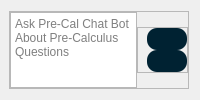
                     <widget class="QWidget" name="widget_6" native="true">
                      <property name="styleSheet">
                       <string notr="true">#widget_6{
	background-color: rgb(0, 52, 76);
	border-radius: 10px;
}</string>
                      </property>
                      <layout class="QVBoxLayout" name="verticalLayout_46">
                       <property name="leftMargin">
                        <number>9</number>
                       </property>
                       <item>
                        <widget class="QFrame" name="frame_33">
                         <property name="frameShape">
                          <enum>QFrame::StyledPanel</enum>
                         </property>
                         <property name="frameShadow">
                          <enum>QFrame::Raised</enum>
                         </property>
                         <layout class="QHBoxLayout" name="horizontalLayout_8">
                          <property name="spacing">
                           <number>0</number>
                          </property>
                          <property name="leftMargin">
                           <number>0</number>
                          </property>
                          <property name="topMargin">
                           <number>0</number>
                          </property>
                          <property name="rightMargin">
                           <number>0</number>
                          </property>
                          <property name="bottomMargin">
                           <number>0</number>
                          </property>
                          <item>
                           <widget class="QFrame" name="frame_9">
                            <property name="styleSheet">
                             <string notr="true">#frame_9{
	background-color: rgb(255, 255, 255);
	border-radius:10px;
}</string>
                            </property>
                            <property name="frameShape">
                             <enum>QFrame::StyledPanel</enum>
                            </property>
                            <property name="frameShadow">
                             <enum>QFrame::Raised</enum>
                            </property>
                            <layout class="QVBoxLayout" name="verticalLayout_44">
                             <property name="spacing">
                              <number>0</number>
                             </property>
                             <property name="leftMargin">
                              <number>0</number>
                             </property>
                             <property name="topMargin">
                              <number>0</number>
                             </property>
                             <property name="rightMargin">
                              <number>0</number>
                             </property>
                             <property name="bottomMargin">
                              <number>0</number>
                             </property>
                             <item>
                              <widget class="QTextEdit" name="chatSends_TextEdit">
                               <property name="styleSheet">
                                <string notr="true">color: rgb(0, 0, 0)</string>
                               </property>
                               <property name="sizeAdjustPolicy">
                                <enum>QAbstractScrollArea::AdjustToContentsOnFirstShow</enum>
                               </property>
                               <property name="placeholderText">
                                <string>Ask Pre-Cal Chat Bot About Pre-Calculus Questions</string>
                               </property>
                              </widget>
                             </item>
                            </layout>
                           </widget>
                          </item>
                          <item alignment="Qt::AlignVCenter">
                           <widget class="QFrame" name="frame_10">
                            <property name="frameShape">
                             <enum>QFrame::StyledPanel</enum>
                            </property>
                            <property name="frameShadow">
                             <enum>QFrame::Raised</enum>
                            </property>
                            <layout class="QVBoxLayout" name="verticalLayout_42">
                             <property name="spacing">
                              <number>0</number>
                             </property>
                             <property name="leftMargin">
                              <number>9</number>
                             </property>
                             <property name="topMargin">
                              <number>0</number>
                             </property>
                             <property name="rightMargin">
                              <number>0</number>
                             </property>
                             <property name="bottomMargin">
                              <number>0</number>
                             </property>
                             <item>
                              <widget class="QPushButton" name="checkEquation_Button">
                               <property name="toolTip">
                                <string>Display Equation</string>
                               </property>
                               <property name="styleSheet">
                                <string notr="true">#checkEquation_Button{
	background-color: rgb(0, 34, 50);	
	border-radius: 10px;
	padding: 4 4 4 4;
}
#checkEquation_Button:hover{
	background-color: rgb(145, 173, 179);
	border-radius: 20px
}
#checkEquation_Button:pressed{
	background-color: rgb(78, 93, 100);
}


</string>
                               </property>
                               <property name="text">
                                <string/>
                               </property>
                               <property name="icon">
                                <iconset resource="res.qrc">
                                 <normaloff>:/icons/icons/check-square.svg</normaloff>:/icons/icons/check-square.svg</iconset>
                               </property>
                               <property name="iconSize">
                                <size>
                                 <width>20</width>
                                 <height>20</height>
                                </size>
                               </property>
                              </widget>
                             </item>
                             <item>
                              <widget class="QPushButton" name="sendChat_Button">
                               <property name="toolTip">
                                <string>Send </string>
                               </property>
                               <property name="styleSheet">
                                <string notr="true">#sendChat_Button{
	background-color: rgb(0, 34, 50);	
	border-radius: 10px;
	padding: 4 4 4 4;
}
#sendChat_Button:hover{
	background-color: rgb(145, 173, 179);
	border-radius: 20px
}
#sendChat_Button:pressed{
	background-color: rgb(78, 93, 100);
}


</string>
                               </property>
                               <property name="text">
                                <string/>
                               </property>
                               <property name="icon">
                                <iconset resource="res.qrc">
                                 <normaloff>:/icons/icons/send.svg</normaloff>:/icons/icons/send.svg</iconset>
                               </property>
                               <property name="iconSize">
                                <size>
                                 <width>20</width>
                                 <height>20</height>
                                </size>
                               </property>
                              </widget>
                             </item>
                            </layout>
                           </widget>
                          </item>
                         </layout>
                        </widget>
                       </item>
                      </layout>
                     </widget>
